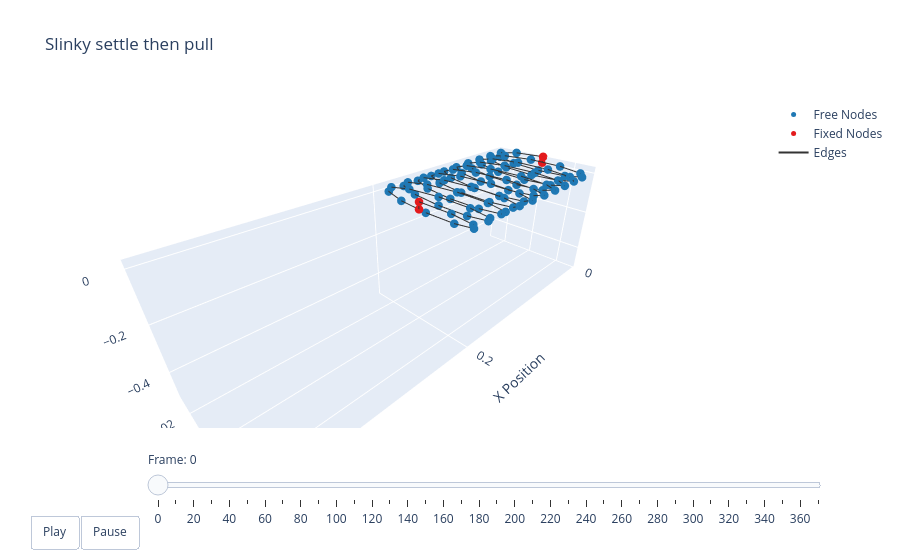

Source (notebook cell):
### Code cell
options = dismech.AnimationOptions(title='Slinky settle then pull', plot_step=10)
fig = dismech.get_interactive_animation_plotly(robots[-1], t_arr, qs, options)
fig.show()

### Figure 1 — Plotly figure (JSON) as saved in the notebook; plotly's stock layout.template omitted (floating-point values rounded to 4 significant figures; data arrays with more than 128 entries replaced by an {"elided": "..."} marker saying what was removed)
{"data": [{"marker": {"color": "#1f78b4", "size": 5}, "mode": "markers", "name": "Free Nodes", "type": "scatter3d", "x": [0.00202, 0.00404, 0.006061, 0.008081, 0.0101, 0.01212, 0.01414, 0.01616, 0.01818, 0.0202, 0.02222, 0.02424, 0.02626, 0.02828, 0.0303, 0.03232, 0.03434, 0.03636, 0.03838, 0.0404, 0.04242, 0.04444, 0.04646, 0.04849, 0.05051, 0.05253, 0.05455, 0.05657, 0.05859, 0.06061, 0.06263, 0.06465, 0.06667, 0.06869, 0.07071, 0.07273, 0.07475, 0.07677, 0.07879, 0.08081, 0.08283, 0.08485, 0.08687, 0.08889, 0.09091, 0.09293, 0.09495, 0.09697, 0.09899, 0.101, 0.103, 0.1051, 0.1071, 0.1091, 0.1111, 0.1131, 0.1152, 0.1172, 0.1192, 0.1212, 0.1232, 0.1253, 0.1273, 0.1293, 0.1313, 0.1333, 0.1354, 0.1374, 0.1394, 0.1414, 0.1434, 0.1455, 0.1475, 0.1495, 0.1515, 0.1535, 0.1556, 0.1576, 0.1596, 0.1616, 0.1636, 0.1657, 0.1677, 0.1697, 0.1717, 0.1737, 0.1758, 0.1778, 0.1798, 0.1818, 0.1838, 0.1859, 0.1879, 0.1899, 0.1919, 0.1939, 0.196, 0.198], "y": [-0.01779, -0.02865, -0.02835, -0.01701, 0.000952, 0.01854, 0.02891, 0.02802, 0.01622, -0.001903, -0.01928, -0.02915, -0.02767, -0.01541, 0.002852, 0.02, 0.02936, 0.02729, 0.01459, -0.003798, -0.0207, -0.02954, -0.02688, -0.01375, 0.00474, 0.02138, 0.02969, 0.02644, 0.01289, -0.005678, -0.02204, -0.02982, -0.02598, -0.01203, 0.006609, 0.02267, 0.02991, 0.02549, 0.01115, -0.007534, -0.02328, -0.02997, -0.02498, -0.01026, 0.008452, 0.02387, 0.03, 0.02444, 0.009361, -0.009361, -0.02444, -0.03, -0.02387, -0.008452, 0.01026, 0.02498, 0.02997, 0.02328, 0.007534, -0.01115, -0.02549, -0.02991, -0.02267, -0.006609, 0.01203, 0.02598, 0.02982, 0.02204, 0.005678, -0.01289, -0.02644, -0.02969, -0.02138, -0.00474, 0.01375, 0.02688, 0.02954, 0.0207, 0.003798, -0.01459, -0.02729, -0.02936, -0.02, -0.002852, 0.01541, 0.02767, 0.02915, 0.01928, 0.001903, -0.01622, -0.02802, -0.02891, -0.01854, -0.000952, 0.01701, 0.02835, 0.02865, 0.01779], "z": [0.02416, 0.008908, -0.009812, -0.02471, -0.02999, -0.02358, -0.007994, 0.01071, 0.02524, 0.02994, 0.02298, 0.007073, -0.01159, -0.02574, -0.02986, -0.02236, -0.006144, 0.01246, 0.02621, 0.02976, 0.02171, 0.005209, -0.01332, -0.02667, -0.02962, -0.02104, -0.004269, 0.01417, 0.02709, 0.02946, 0.02036, 0.003325, -0.015, -0.02748, -0.02926, -0.01965, -0.002377, 0.01582, 0.02785, 0.02904, 0.01892, 0.001427, -0.01662, -0.02819, -0.02879, -0.01817, -0.000476, 0.0174, 0.0285, 0.0285, 0.0174, -0.000476, -0.01817, -0.02879, -0.02819, -0.01662, 0.001427, 0.01892, 0.02904, 0.02785, 0.01582, -0.002377, -0.01965, -0.02926, -0.02748, -0.015, 0.003325, 0.02036, 0.02946, 0.02709, 0.01417, -0.004269, -0.02104, -0.02962, -0.02667, -0.01332, 0.005209, 0.02171, 0.02976, 0.02621, 0.01246, -0.006144, -0.02236, -0.02986, -0.02574, -0.01159, 0.007073, 0.02298, 0.02994, 0.02524, 0.01071, -0.007994, -0.02358, -0.02999, -0.02471, -0.009812, 0.008908, 0.02416]}, {"marker": {"color": "#e31a1c", "size": 5}, "mode": "markers", "name": "Fixed Nodes", "type": "scatter3d", "x": [0.0, 0.0, 0.2, 0.2], "y": [0.0, 0.0, 0.0, 0.0], "z": [0.0, 0.03, 0.03, 0.0]}, {"line": {"color": "#333333", "width": 2}, "mode": "lines", "name": "Edges", "type": "scatter3d", "x": {"elided": "303 float values"}, "y": {"elided": "303 float values"}, "z": {"elided": "303 float values"}}, {"color": "rgba(166, 206, 227, 0.7)", "i": [], "j": [], "k": [], "name": "Faces", "opacity": 0.7, "showscale": false, "type": "mesh3d", "x": [0.0, 0.0, 0.00202, 0.00404, 0.006061, 0.008081, 0.0101, 0.01212, 0.01414, 0.01616, 0.01818, 0.0202, 0.02222, 0.02424, 0.02626, 0.02828, 0.0303, 0.03232, 0.03434, 0.03636, 0.03838, 0.0404, 0.04242, 0.04444, 0.04646, 0.04849, 0.05051, 0.05253, 0.05455, 0.05657, 0.05859, 0.06061, 0.06263, 0.06465, 0.06667, 0.06869, 0.07071, 0.07273, 0.07475, 0.07677, 0.07879, 0.08081, 0.08283, 0.08485, 0.08687, 0.08889, 0.09091, 0.09293, 0.09495, 0.09697, 0.09899, 0.101, 0.103, 0.1051, 0.1071, 0.1091, 0.1111, 0.1131, 0.1152, 0.1172, 0.1192, 0.1212, 0.1232, 0.1253, 0.1273, 0.1293, 0.1313, 0.1333, 0.1354, 0.1374, 0.1394, 0.1414, 0.1434, 0.1455, 0.1475, 0.1495, 0.1515, 0.1535, 0.1556, 0.1576, 0.1596, 0.1616, 0.1636, 0.1657, 0.1677, 0.1697, 0.1717, 0.1737, 0.1758, 0.1778, 0.1798, 0.1818, 0.1838, 0.1859, 0.1879, 0.1899, 0.1919, 0.1939, 0.196, 0.198, 0.2, 0.2], "y": [0.0, 0.0, -0.01779, -0.02865, -0.02835, -0.01701, 0.000952, 0.01854, 0.02891, 0.02802, 0.01622, -0.001903, -0.01928, -0.02915, -0.02767, -0.01541, 0.002852, 0.02, 0.02936, 0.02729, 0.01459, -0.003798, -0.0207, -0.02954, -0.02688, -0.01375, 0.00474, 0.02138, 0.02969, 0.02644, 0.01289, -0.005678, -0.02204, -0.02982, -0.02598, -0.01203, 0.006609, 0.02267, 0.02991, 0.02549, 0.01115, -0.007534, -0.02328, -0.02997, -0.02498, -0.01026, 0.008452, 0.02387, 0.03, 0.02444, 0.009361, -0.009361, -0.02444, -0.03, -0.02387, -0.008452, 0.01026, 0.02498, 0.02997, 0.02328, 0.007534, -0.01115, -0.02549, -0.02991, -0.02267, -0.006609, 0.01203, 0.02598, 0.02982, 0.02204, 0.005678, -0.01289, -0.02644, -0.02969, -0.02138, -0.00474, 0.01375, 0.02688, 0.02954, 0.0207, 0.003798, -0.01459, -0.02729, -0.02936, -0.02, -0.002852, 0.01541, 0.02767, 0.02915, 0.01928, 0.001903, -0.01622, -0.02802, -0.02891, -0.01854, -0.000952, 0.01701, 0.02835, 0.02865, 0.01779, 0.0, 0.0], "z": [0.0, 0.03, 0.02416, 0.008908, -0.009812, -0.02471, -0.02999, -0.02358, -0.007994, 0.01071, 0.02524, 0.02994, 0.02298, 0.007073, -0.01159, -0.02574, -0.02986, -0.02236, -0.006144, 0.01246, 0.02621, 0.02976, 0.02171, 0.005209, -0.01332, -0.02667, -0.02962, -0.02104, -0.004269, 0.01417, 0.02709, 0.02946, 0.02036, 0.003325, -0.015, -0.02748, -0.02926, -0.01965, -0.002377, 0.01582, 0.02785, 0.02904, 0.01892, 0.001427, -0.01662, -0.02819, -0.02879, -0.01817, -0.000476, 0.0174, 0.0285, 0.0285, 0.0174, -0.000476, -0.01817, -0.02879, -0.02819, -0.01662, 0.001427, 0.01892, 0.02904, 0.02785, 0.01582, -0.002377, -0.01965, -0.02926, -0.02748, -0.015, 0.003325, 0.02036, 0.02946, 0.02709, 0.01417, -0.004269, -0.02104, -0.02962, -0.02667, -0.01332, 0.005209, 0.02171, 0.02976, 0.02621, 0.01246, -0.006144, -0.02236, -0.02986, -0.02574, -0.01159, 0.007073, 0.02298, 0.02994, 0.02524, 0.01071, -0.007994, -0.02358, -0.02999, -0.02471, -0.009812, 0.008908, 0.02416, 0.03, 0.0]}], "layout": {"scene": {"camera": {"eye": {"x": 1.225, "y": 1.225, "z": 1.0}}, "xaxis": {"range": [-0.002479, 0.4], "title": {"text": "X Position"}}, "yaxis": {"range": [-0.03172, 0.03175], "title": {"text": "Y Position"}}, "zaxis": {"range": [-0.5146, 0.03], "title": {"text": "Z Position"}}}, "sliders": [{"currentvalue": {"prefix": "Frame: "}, "steps": [{"args": [["0"], {"frame": {"duration": 50, "redraw": true}, "mode": "immediate"}], "label": "0", "method": "animate"}, {"args": [["1"], {"frame": {"duration": 50, "redraw": true}, "mode": "immediate"}], "label": "10", "method": "animate"}, {"args": [["2"], {"frame": {"duration": 50, "redraw": true}, "mode": "immediate"}], "label": "20", "method": "animate"}, {"args": [["3"], {"frame": {"duration": 50, "redraw": true}, "mode": "immediate"}], "label": "30", "method": "animate"}, {"args": [["4"], {"frame": {"duration": 50, "redraw": true}, "mode": "immediate"}], "label": "40", "method": "animate"}, {"args": [["5"], {"frame": {"duration": 50, "redraw": true}, "mode": "immediate"}], "label": "50", "method": "animate"}, {"args": [["6"], {"frame": {"duration": 50, "redraw": true}, "mode": "immediate"}], "label": "60", "method": "animate"}, {"args": [["7"], {"frame": {"duration": 50, "redraw": true}, "mode": "immediate"}], "label": "70", "method": "animate"}, {"args": [["8"], {"frame": {"duration": 50, "redraw": true}, "mode": "immediate"}], "label": "80", "method": "animate"}, {"args": [["9"], {"frame": {"duration": 50, "redraw": true}, "mode": "immediate"}], "label": "90", "method": "animate"}, {"args": [["10"], {"frame": {"duration": 50, "redraw": true}, "mode": "immediate"}], "label": "100", "method": "animate"}, {"args": [["11"], {"frame": {"duration": 50, "redraw": true}, "mode": "immediate"}], "label": "110", "method": "animate"}, {"args": [["12"], {"frame": {"duration": 50, "redraw": true}, "mode": "immediate"}], "label": "120", "method": "animate"}, {"args": [["13"], {"frame": {"duration": 50, "redraw": true}, "mode": "immediate"}], "label": "130", "method": "animate"}, {"args": [["14"], {"frame": {"duration": 50, "redraw": true}, "mode": "immediate"}], "label": "140", "method": "animate"}, {"args": [["15"], {"frame": {"duration": 50, "redraw": true}, "mode": "immediate"}], "label": "150", "method": "animate"}, {"args": [["16"], {"frame": {"duration": 50, "redraw": true}, "mode": "immediate"}], "label": "160", "method": "animate"}, {"args": [["17"], {"frame": {"duration": 50, "redraw": true}, "mode": "immediate"}], "label": "170", "method": "animate"}, {"args": [["18"], {"frame": {"duration": 50, "redraw": true}, "mode": "immediate"}], "label": "180", "method": "animate"}, {"args": [["19"], {"frame": {"duration": 50, "redraw": true}, "mode": "immediate"}], "label": "190", "method": "animate"}, {"args": [["20"], {"frame": {"duration": 50, "redraw": true}, "mode": "immediate"}], "label": "200", "method": "animate"}, {"args": [["21"], {"frame": {"duration": 50, "redraw": true}, "mode": "immediate"}], "label": "210", "method": "animate"}, {"args": [["22"], {"frame": {"duration": 50, "redraw": true}, "mode": "immediate"}], "label": "220", "method": "animate"}, {"args": [["23"], {"frame": {"duration": 50, "redraw": true}, "mode": "immediate"}], "label": "230", "method": "animate"}, {"args": [["24"], {"frame": {"duration": 50, "redraw": true}, "mode": "immediate"}], "label": "240", "method": "animate"}, {"args": [["25"], {"frame": {"duration": 50, "redraw": true}, "mode": "immediate"}], "label": "250", "method": "animate"}, {"args": [["26"], {"frame": {"duration": 50, "redraw": true}, "mode": "immediate"}], "label": "260", "method": "animate"}, {"args": [["27"], {"frame": {"duration": 50, "redraw": true}, "mode": "immediate"}], "label": "270", "method": "animate"}, {"args": [["28"], {"frame": {"duration": 50, "redraw": true}, "mode": "immediate"}], "label": "280", "method": "animate"}, {"args": [["29"], {"frame": {"duration": 50, "redraw": true}, "mode": "immediate"}], "label": "290", "method": "animate"}, {"args": [["30"], {"frame": {"duration": 50, "redraw": true}, "mode": "immediate"}], "label": "300", "method": "animate"}, {"args": [["31"], {"frame": {"duration": 50, "redraw": true}, "mode": "immediate"}], "label": "310", "method": "animate"}, {"args": [["32"], {"frame": {"duration": 50, "redraw": true}, "mode": "immediate"}], "label": "320", "method": "animate"}, {"args": [["33"], {"frame": {"duration": 50, "redraw": true}, "mode": "immediate"}], "label": "330", "method": "animate"}, {"args": [["34"], {"frame": {"duration": 50, "redraw": true}, "mode": "immediate"}], "label": "340", "method": "animate"}, {"args": [["35"], {"frame": {"duration": 50, "redraw": true}, "mode": "immediate"}], "label": "350", "method": "animate"}, {"args": [["36"], {"frame": {"duration": 50, "redraw": true}, "mode": "immediate"}], "label": "360", "method": "animate"}, {"args": [["37"], {"frame": {"duration": 50, "redraw": true}, "mode": "immediate"}], "label": "370", "method": "animate"}], "transition": {"duration": 0}, "x": 0.1, "y": 0}], "title": {"text": "Slinky settle then pull"}, "updatemenus": [{"buttons": [{"args": [null, {"frame": {"duration": 50, "redraw": true}, "fromcurrent": true}], "label": "Play", "method": "animate"}, {"args": [[null], {"frame": {"duration": 0, "redraw": true}, "mode": "immediate"}], "label": "Pause", "method": "animate"}], "direction": "left", "pad": {"r": 10, "t": 87}, "showactive": false, "type": "buttons", "x": 0.1, "xanchor": "right", "y": 0, "yanchor": "top"}]}}
